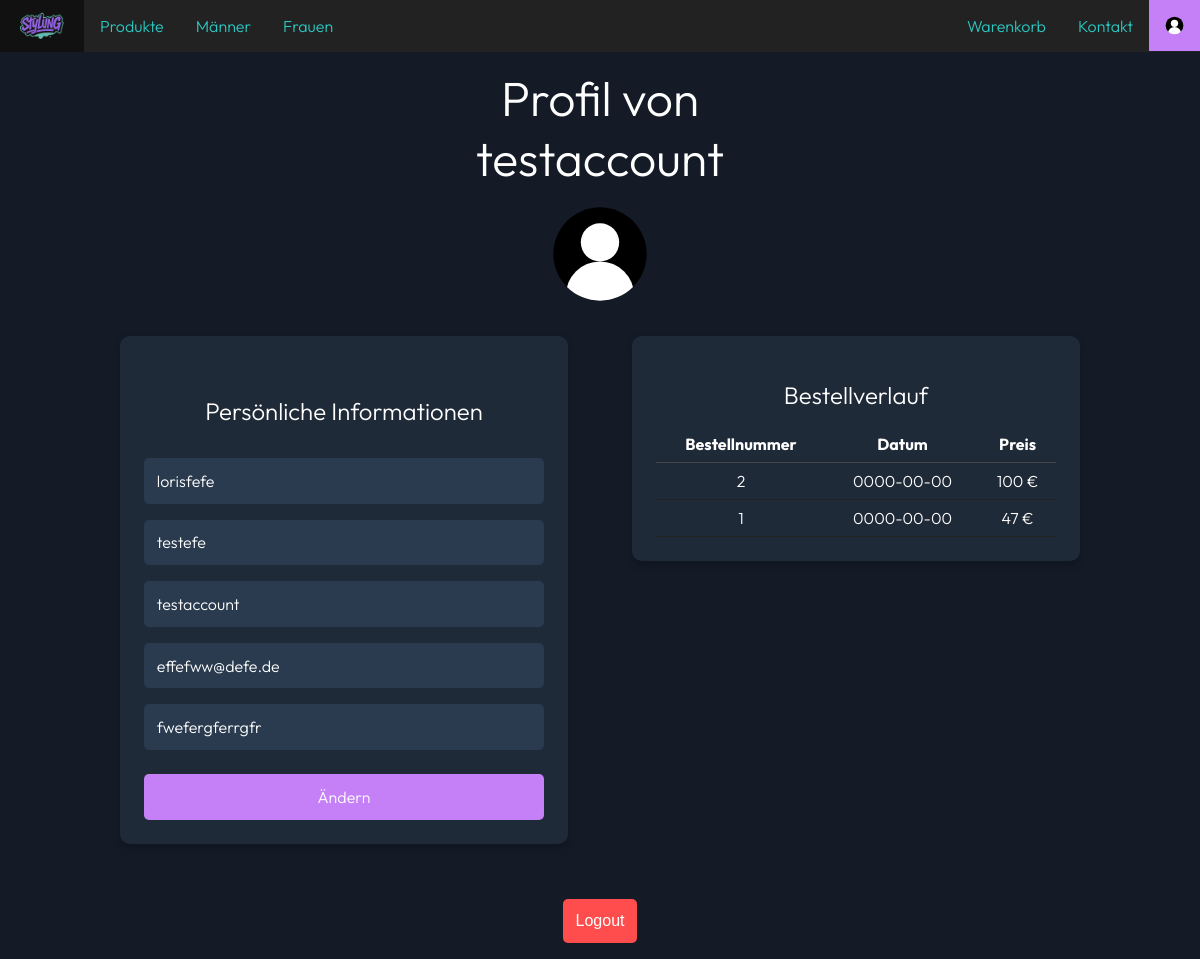
/profile.php (signed in), run on the app's committed database.
### tables this page shows
CREATE TABLE `users` (
  `id` int(11) NOT NULL,
  `username` varchar(255) DEFAULT NULL,
  `email` varchar(255) DEFAULT NULL,
  `password` varchar(255) DEFAULT NULL,
  `firstName` text NOT NULL,
  `lastName` text NOT NULL,
  `address` text NOT NULL,
  `role` text NOT NULL DEFAULT 'user'
);

CREATE TABLE `buy_history` (
  `order_id` int(11) NOT NULL,
  `user_id` int(11) NOT NULL,
  `date` date NOT NULL,
  `price` decimal(10,0) NOT NULL
);

### public/profile.php (the view, shortened to what this page needs)
<!DOCTYPE html>
<html lang="en">
<head>
    <link rel="stylesheet" href="./css/profile.css">
</head>
<?php include 'navbar.php';
require("../backend/session_timeout.php");?>
<body style="background: #141b27; color: white; display:flex; justify-content: center; align-items: center; flex-direction: column; padding-top: 3%">
    <h1 class="outfit-300 Headline">Profil von  <?php
            if (isset($_SESSION['username'])) {
                echo htmlspecialchars($_SESSION['username']);
            }
        ?>
    </h1>
    <?php
    $userData = null;
    if (isset($_SESSION['username'])) {
        require_once("../backend/connection.php");
        $stmt = $con->prepare("SELECT * FROM users WHERE username=?");
        $stmt->bind_param("s", $_SESSION['username']);
        $stmt->execute();
        $result = $stmt->get_result();
        $userData = $result->fetch_assoc();
        if ($userData) {
        $role = $userData['role'];
    }
    }
        if ($role === 'admin') {
        echo '
        <h1 class="outfit-300">Produktverwaltung</h1>
        <p class="outfit-300 success-message" id="message-container"></p>
        <div style="display: flex; justify-content: center; width: 90%; gap: 2rem;">
            <div class="form" style="margin-top: 1rem;">
                <form action="../backend/product_add.php" method="POST" enctype="multipart/form-data" style="margin-top: 1rem;">
                    <h2 class="outfit-300">Produkt hinzufügen</h2>
                    <input class="outfit-300" type="text" name="product_name" placeholder="Produktname" required />
                    <textarea class="outfit-300" name="description" placeholder="Beschreibung" required></textarea>
                    <label for="image_file_add" class="custom-file-upload outfit-300" id="label_image_file_add">
                        Bild hochladen
                    </label>
                    <input type="file" name="image_file" id="image_file_add" accept="image/*" required>
                    <input class="outfit-300" type="number" name="price" min="0" placeholder="Preis" step="0.01" required />
                    <select class="outfit-300" name="gender">
                        <option value="NULL">Geschlecht (optional)</option>
                        <option value="MALE">Männer</option>
                        <option value="FEMALE">Frauen</option>
                    </select>
                    <div class="size-selection outfit-300">
                        <div class="size-checkboxes">
                            <label>Verfügbare Größen:</label>
                            <label><input type="checkbox" name="sizes[]" value="XS"> XS</label>
                            <label><input type="checkbox" name="sizes[]" value="S"> S</label>
                            <label><input type="checkbox" name="sizes[]" value="M"> M</label>
                            <label><input type="checkbox" name="sizes[]" value="L"> L</label>
                            <label><input type="checkbox" name="sizes[]" value="XL"> XL</label>
                        </div>
                    </div>
                    <input class="outfit-300" type="text" name="brand" placeholder="Marke (optional)" />
                    <button class="outfit-300" type="submit">Bestätigen</button>
                </form>
            </div>
            <div class="form" style="margin-top: 1rem;">
                <form action="../backend/product_update.php" method="POST" enctype="multipart/form-data" style="margin-top: 1rem;">
                    <h2 class="outfit-300">Produkt aktualisieren</h2>
                    <input class="outfit-300" type="number" name="product_id" placeholder="Produkt-ID" required />
                    <input class="outfit-300" type="text" name="product_name" placeholder="Neuer Produktname (optional)" />
                    <textarea class="outfit-300" name="description" placeholder="Neue Beschreibung (optional)"></textarea>
                    <label for="image_file_update" class="custom-file-upload outfit-300" id="label_image_file_update">
                        Bild hochladen (optional)
                    </label>
                    <input type="file" name="image_file" id="image_file_update" accept="image/*">
                    <input class="outfit-300" type="number" min="0" name="price" placeholder="Neuer Preis (optional)" step="0.01" />
                    <select class="outfit-300" name="gender">
                        <option value="">Geschlecht (optional)</option>
                        <option value="MALE">Männer</option>
                        <option value="FEMALE">Frauen</option>
                        <option value="NULL">Unisex</option>
                    </select>
                    <div class="size-selection outfit-300">
                        <div class="size-checkboxes">
                            <label>Verfügbare Größen:</label>
                            <label><input type="checkbox" name="sizes[]" value="XS"> XS</label>
                            <label><input type="checkbox" name="sizes[]" value="S"> S</label>
                            <label><input type="checkbox" name="sizes[]" value="M"> M</label>
                            <label><input type="checkbox" name="sizes[]" value="L"> L</label>
                            <label><input type="checkbox" name="sizes[]" value="XL"> XL</label>
                        </div>
                    </div>
                    <input class="outfit-300" type="text" name="brand" placeholder="Marke (optional)" />
                    <button class="outfit-300" type="submit">Bestätigen</button>
                </form>
            </div>
            <div class="form" style="margin-top: 1rem;">
                <form action="../backend/product_delete.php" method="POST" style="margin-top: 1rem;">
                    <h2 class="outfit-300">Produkt löschen</h2>
                    <input class="outfit-300" type="number" name="product_id" placeholder="Produkt-ID" required />
                    <button class="outfit-300" type="submit">Bestätigen</button>
                </form>
            </div>
        </div>
        <h1 class="outfit-300">Benutzerverwaltung</h1>
        <div style="display: flex; justify-content: center; width: 90%; gap: 2rem;">
            <div class="form" style="margin-top: 1rem;">
                <form action="../backend/user_admin.php" method="POST" style="margin-top: 1rem;">
                    <h2 class="outfit-300">User Rolle ändern</h2>
                    <input class="outfit-300" type="text" name="username" placeholder="Username" required />
                    <select class="outfit-300" name="role">
                        <option value="user">User</option>
                        <option value="admin">Admin</option>
                    </select>
                    <button class="outfit-300" type="submit">Bestätigen</button>
                </form>
            </div>
            <div class="outfit-300 user-list" style="margin-top: 1rem;">
                <div style="display:flex; justify-content:space-between; align-items:center; margin-bottom:1rem;">
                    <input type="text" class="outfit-300" id="user-search" placeholder="User suchen..." style="width:60%; max-width:300px; padding:0.5rem; border-radius:5px; border:none;">
                    <button id="user-export" class="outfit-300" style="padding:0.5rem 1rem; border-radius:5px; border:none; background:#c580f7; color:white; cursor:pointer;">JSON Export</button>
                </div>
                <table>
                    <thead>
                        <tr>
                            <th>Username</th>
                            <th>Email</th>
                            <th>Rolle</th>
                        </tr>
                    </thead>
                    <tbody id="userlist"></tbody>
                </table>
            </div>
        </div>
        ';
    }else {
        echo '
        <img src="pictures/usericon.svg" alt="Profil" width="100" height="100">
        <p class="outfit-300 success-message" id="message-container"></p>
        <div style="display: flex; justify-content: center; align-items: flex-start; width: 90%; gap: 2rem; margin-top: 2rem;">
            <div class="form" style="min-width:300px; flex:1;">
                <form class="profile" action="/backend/user_edit.php" method="POST" style="margin-top: 1rem;">
                    <h2 class="outfit-300">Persönliche Informationen</h2>
                    <input class="outfit-300" type="text" name="vorname" placeholder="Vorname" required value="' . htmlspecialchars($userData['firstName'] ?? '') . '" />
                    <input class="outfit-300" type="text" name="nachname" placeholder="Nachname" required value="' . htmlspecialchars($userData['lastName'] ?? '') . '" />
                    <input class="outfit-300" type="text" name="username" placeholder="Username" required value="' . htmlspecialchars($userData['username'] ?? '') . '" readonly />
                    <input class="outfit-300" type="email" name="email" placeholder="E-Mail" required value="' . htmlspecialchars($userData['email'] ?? '') . '" />
                    <input class="outfit-300" type="text" name="address" placeholder="Adresse" required value="' . htmlspecialchars($userData['address'] ?? '') . '" />
                    <button class="outfit-300" type="submit">Ändern</button>
                </form>
            </div>';
        if (isset($userData['id'])) {
            echo '<div class="form" style="min-width:300px; flex:1; margin-left:2rem;">';
            include 'order_history.php';
            echo '</div>';
        }
        echo '</div>';
    }
    ?>
    <form action="auth.php" class="logout-form" method="POST">
        <h1><input type="submit" value="Logout" class="btn solid" name="logout"/></h1>
    </form>
</body>
</html>

### backend/session_timeout.php (shortened to what this page needs)
<!DOCTYPE html>
<head>
</head>

### public/navbar.php (shortened to what this page needs)
<?php
  require("../backend/session_timeout.php");
?>
<html>
  <head>
    <link rel="stylesheet" href="./css/navbar.css"/>
  </head>
  <body>
    <ul class="navbar desktop" id="desktop-navbar">
      <li class="navbarimg desktop"><a href="index.php"><img src="pictures/Logo_Stylung-Photoroom.png" width="52"></a></li>
      <li class="navbar outfit-300 desktop"><a class="classic" href="shopsite.php">Produkte</a></li>
      <li class="navbar outfit-300 desktop"><a class="classic" href="shopsite.php?gender=MALE">Männer</a></li>
      <li class="navbar outfit-300 desktop"><a class="classic" href="shopsite.php?gender=FEMALE">Frauen</a></li>
      <li class="navbar outfit-300 desktop" style="float: right">
        <?php if (isset($_SESSION["username"])): ?>
          <a class="active desktop" href="profile.php"><img src="pictures/usericon.svg" alt="Profil" width="19" height="19"></a>
        <?php else: ?>
          <a class="active outfit-300 desktop" href="auth.php">Login</a>
        <?php endif; ?>
      </li>
      <li class="navbar outfit-300 desktop" style="float: right"><a class="classic" href="contact.php">Kontakt</a></li>
      <li class="navbar outfit-300 desktop" style="float: right"><a class="classic" href="cart.php">Warenkorb</a></li>
    </ul>
  </body>
</html>

### public/order_history.php (shortened to what this page needs)
<?php
require_once("../backend/connection.php");
$username = $_SESSION['username'];
$stmt1 = $con->prepare("SELECT id FROM users WHERE username= ?");
$stmt1->bind_param("s", $username);
$stmt1->execute();
$result1 = $stmt1->get_result();
$user_row = $result1->fetch_assoc();
$user_id = $user_row['id'];
$stmt = $con->prepare("SELECT * FROM buy_history WHERE user_id = ? ORDER BY order_id DESC");
$stmt->bind_param("i", $user_id);
$stmt->execute();
$result = $stmt->get_result();
echo '<h2 class="outfit-300" style="text-align:center; width:100%;">Bestellverlauf</h2>';
if ($result->num_rows > 0) {
    echo '<table class="outfit-300" style="width:100%; border-collapse:collapse;">
            <thead>
                <tr>
                    <th style="padding:8px; border-bottom:1px solid #444; text-align:center;">Bestellnummer</th>
                    <th style="padding:8px; border-bottom:1px solid #444; text-align:center;">Datum</th>
                    <th style="padding:8px; border-bottom:1px solid #444; text-align:center;">Preis</th>
                </tr>
            </thead>
            <tbody>';
    while ($row = $result->fetch_assoc()) {
        echo '<tr>
                <td style="padding:8px; border-bottom:1px solid #222; text-align:center;">' . htmlspecialchars($row['order_id']) . '</td>
                <td style="padding:8px; border-bottom:1px solid #222; text-align:center;">' . htmlspecialchars($row['date']) . '</td>
                <td style="padding:8px; border-bottom:1px solid #222; text-align:center;">' . htmlspecialchars($row['price']) . ' €</td>
              </tr>';
    }
    echo '</tbody></table>';
} else {
    echo '<div class="outfit-300" style="margin-top:1rem;">Keine Bestellungen gefunden.</div>';
}
?>

### public/css/profile.css (style rules this page uses)
body { overflow-y: scroll; font-family: Arial, sans-serif; background-color: #141b27; color: white; display: flex; justify-content: center; align-items: center; flex-direction: column; padding-top: 5%; margin: 0; }
.Headline { font-size: 3rem; }
h1, h2 { font-weight: 300; text-align: center; margin-bottom: 1rem; background: none; box-shadow: none; padding: 0; }
div.form { background-color: #1f2a38; border-radius: 10px; padding: 1.5rem; margin-bottom: 2rem; box-shadow: 0 4px 8px rgba(0, 0, 0, 0.2); width: 100%; max-width: 400px; }
form { gap: 1rem; display: flex; flex-direction: column; }
form.profile { max-width: 400px; }
form input[type="text"], form input[type="email"], form input[type="number"], .custom-file-upload, form textarea { width: calc(100% - 1.6rem); padding: 0.8rem; margin: 0 auto; border: none; border-radius: 5px; background-color: #2a3b4f; color: white; font-size: 1rem; outline: none; resize: none; }
form input[type="text"]::placeholder, form input[type="number"]::placeholder, form textarea::placeholder { color: #b0b0b0; font-family: "Outfit"; }
form button { margin-top: 0.5rem; padding: 0.8rem; background-color: #c580f7; color: white; border: none; border-radius: 5px; font-size: 1rem; cursor: pointer; transition: background-color 0.3s ease; }
h1.outfit-300, h2.outfit-300 { background: none; box-shadow: none; padding: 0; width: 100%; max-width: 400px; text-align: center; }
form.logout-form { background: none; box-shadow: none; padding: 0; margin: 0; width: auto; }
form.logout-form input[type="submit"] { padding: 0.8rem; background-color: #ff4d4d; color: white; border: none; border-radius: 5px; font-size: 1rem; cursor: pointer; transition: background-color 0.3s ease; }
th { text-align: left; padding-bottom: 0.5rem; }

### public/css/navbar.css (style rules this page uses)
#desktop-navbar { z-index: 1000; }
ul.navbar { list-style-type: none; margin: 0; padding: 0; top: 0; left: 0; width: 100%; position: fixed; overflow: hidden; background-color: #222; }
li.navbar { float: left; }
li.navbar a { display: block; align-content: center; text-align: center; padding: 16px 16px; text-decoration: none; }
li.navbarimg a img { float: left; margin: 0; padding: 0px 16px; display: block; }
li.navbar a img { margin: 0; padding: 0; display: block; }
.active { background-color: #c580f7; color: #ffffff; }
.classic { color: #2cc9c2; }
.outfit-300 { font-family: "Outfit", sans-serif; font-optical-sizing: auto; font-weight: 300; font-style: normal; }
@media screen and (min-width: 1000px) { #desktop-navbar { display: block; } }

### data on the page
users: vorname "lorisfefe", nachname "testefe", username "testaccount", email "effefww@defe.de", address "fwefergferrgfr"
buy_history: order_id "2", date "0000-00-00", price "100"
buy_history: order_id "1", date "0000-00-00", price "47"

### other printed values
$_SESSION['username'] "testaccount"
